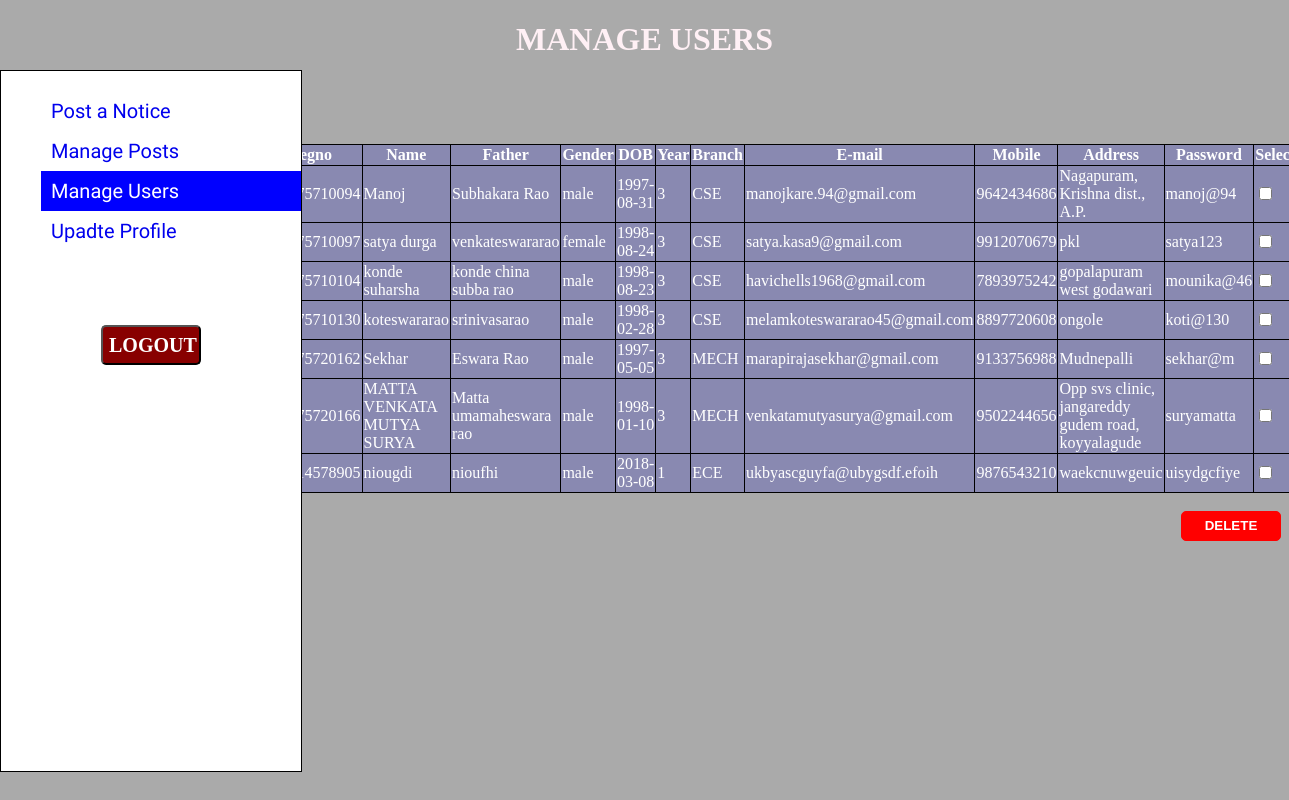
/manage_users.php (signed in), run on the app's committed database.
### tables this page shows
CREATE TABLE `studentinfo` (
  `regno` varchar(15) NOT NULL,
  `name` varchar(40) DEFAULT NULL,
  `father` varchar(40) DEFAULT NULL,
  `gender` varchar(7) DEFAULT NULL,
  `dob` date DEFAULT NULL,
  `year` varchar(7) DEFAULT NULL,
  `branch` varchar(5) DEFAULT NULL,
  `email` varchar(40) DEFAULT NULL,
  `mobile` varchar(14) DEFAULT NULL,
  `address` varchar(50) DEFAULT NULL,
  `password` varchar(20) DEFAULT NULL,
  `profile` mediumblob NOT NULL
);

### manage_users.php (the view, shortened to what this page needs)
<?php
$conn = mysqli_connect("localhost", "root", "", "noticeboard");
$sql = 'SELECT * FROM studentinfo';
$query = mysqli_query($conn, $sql);
?>
<!DOCTYPE html>
<html>
<head>
	<link rel="stylesheet" type="text/css" href="css/admin_styling.css">
</head>
<body>
		<center><h1>MANAGE USERS</h1></center>
	<div class="sidediv">
		<form action="ad_logout.php" method="post">
			<ul class="lists" style="list-style-type:none;">
			  <li class="listing"><a href="admin_home.php" style="text-decoration: none;">Post a Notice</a></li>
			  <li class="listing"><a href="view_posts.php" style="text-decoration: none;">Manage Posts</a></li>
			  <li class="listing" style="background-color: blue;"><a href="manage_users.php" style="text-decoration: none;color: white;">Manage Users</a></li>
			  <li class="listing"><a href="update_changes.php" style="text-decoration: none;">Upadte Profile</a></li>
			</ul><br><br><br>
			<center><input class="btnlog" type="submit" name="submit" value="LOGOUT"></center>
		</form>
	</div>
	<div style="float: right;width: 80%;height: auto;margin-top: 5%;background-color: rgba(0,0,255.0.2);">
		<form action="deleteuser.php" method="post">
		<table style="width:100%">
		  <tr>
		    <th>regno</th>
		    <th>Name</th>
		    <th>Father</th>
		    <th>Gender</th>
		    <th>DOB</th>
		    <th>Year</th>
		    <th>Branch</th>
		    <th>E-mail</th>
		    <th>Mobile</th>
		    <th>Address</th>
		    <th>Password</th>
		    <th>Select</th>
		  </tr>
		<?php
			while ($row = mysqli_fetch_array($query))
			{
				echo '<tr>
						<td>'.$row['regno'].'</td>
						<td>'.$row['name'].'</td>
						<td>'.$row['father'].'</td>
						<td>'.$row['gender'].'</td>
						<td>'.$row['dob'].'</td>
						<td>'.$row['year'].'</td>
						<td>'.$row['branch'].'</td>
						<td>'.$row['email'].'</td>
						<td>'.$row['mobile'].'</td>
						<td>'.$row['address'].'</td>
						<td>'.$row['password'].'</td>
						<td><input type="checkbox" name="selection" value="'.$row['regno'].' " ></td>
					</tr>';
			}
		?>
		</table><br>
		<input type="submit" name="submit" value="DELETE" class="btndel">
		</form>
	</div>
</body>
</html>

### admin_styling.css (style rules this page uses)
.lists { font-family: 'Aclonica'; font-size: 20px; line-height: 2; color: blue; }
.listing { color: none; padding-left: 10px; }
.sidediv { width: 400px; height: 700px; position: fixed; bottom: 0; left: 0; top:70px; width: 300px; border: 1px solid black; background-color: white; }

### manage_users.php (style rules this page uses)
body { background-image: url("image/bg1.png"); background-repeat: no-repeat; background-attachment: fixed; background-size: cover; background-color: #aaaaaa; color: #fff0f5; font-family: 'Averia Gruesa Libre'; }
.btndel { float: right; background-color: red; color: white; font-weight: bold; height: 30px; width: 100px; border: 1px solid red; border-radius: 5px; }
table, th, td { border: 1px solid black; border-collapse: collapse; background-color: rgba(0,0,200,0.1); color: white; }
.btnlog { height: 40px; width: 100px; border-radius: 5px; background-color: #880000; color: white; font-family: 'Averia Gruesa Libre'; font-weight: bold; font-size: 20px; }

### data on the page
studentinfo: regno "315175710094", name "Manoj", father "Subhakara Rao", gender "male", dob "1997-08-31", year "3", branch "CSE", email "manojkare.94@gmail.com", mobile "9642434686", address "Nagapuram, Krishna dist., A.P.", password "manoj@94"
studentinfo: regno "315175710097", name "satya durga", father "venkateswararao", gender "female", dob "1998-08-24", year "3", branch "CSE", email "satya.kasa9@gmail.com", mobile "9912070679", address "pkl", password "satya123"
studentinfo: regno "315175710104", name "konde suharsha", father "konde china subba rao", gender "male", dob "1998-08-23", year "3", branch "CSE", email "havichells1968@gmail.com", mobile "7893975242", address "gopalapuram west godawari", password "mounika@46"
studentinfo: regno "315175710130", name "koteswararao", father "srinivasarao", gender "male", dob "1998-02-28", year "3", branch "CSE", email "melamkoteswararao45@gmail.com", mobile "8897720608", address "ongole", password "koti@130"
studentinfo: regno "315175720162", name "Sekhar", father "Eswara Rao", gender "male", dob "1997-05-05", year "3", branch "MECH", email "marapirajasekhar@gmail.com", mobile "9133756988", address "Mudnepalli", password "sekhar@m"
studentinfo: regno "315175720166", name "MATTA VENKATA MUTYA SURYA", father "Matta umamaheswara rao", gender "male", dob "1998-01-10", year "3", branch "MECH", email "venkatamutyasurya@gmail.com", mobile "9502244656", address "Opp svs clinic, jangareddy gudem road, koyyalagude", password "suryamatta"
studentinfo: regno "345214578905", name "niougdi", father "nioufhi", gender "male", dob "2018-03-08", year "1", branch "ECE", email "ukbyascguyfa@ubygsdf.efoih", mobile "9876543210", address "waekcnuwgeuic", password "uisydgcfiye"
